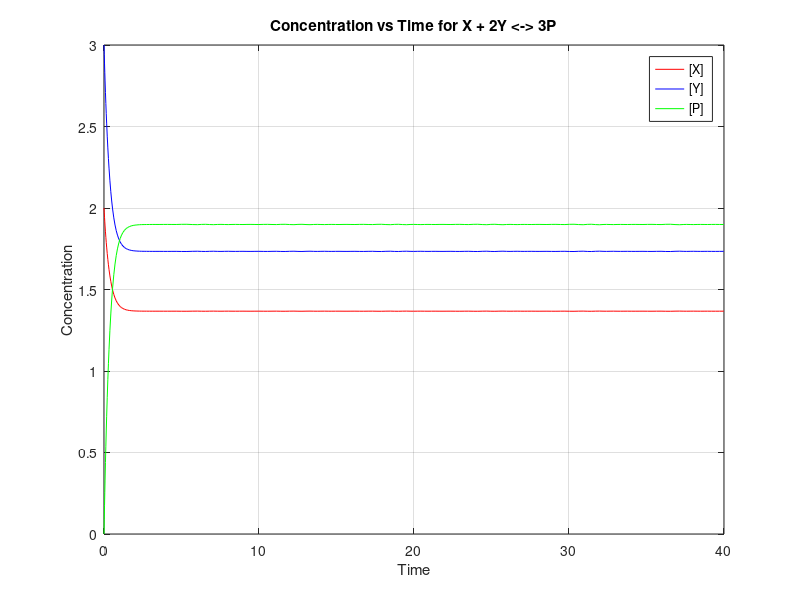

Write the MATLAB code that produced this figure.
%Problem definition
%Simple model which includes a reversible chemical reaction between X + 2Y <-> 3P
%Rate constant are given and time for simulation is given along with Initial concentrations of X and Y.
%Differential equations are written with repsect to rate of chnage of X and Y and given as follows. (Written by me)

% Define parameters
k_f = 0.1; % Forward reaction rate constant
k_r = 0.06; % Reverse reaction rate constant

% Initial concentrations
X0 = 2.0; % Initial concentration of X
Y0 = 3.0; % Initial concentration of Y
P0 = 0.0; % Initial concentration of P

% Time span for the simulation
t_span = [0 40]; % Time in arbitrary units

% Define the ODE system
reaction_ode = @(t, C) [
    % d[X]/dt
    -k_f * C(1) * C(2)^2 + k_r * C(3)^3;
    
    % d[Y]/dt
    -2 * k_f * C(1) * C(2)^2 + 2 * k_r * C(3)^3;
    
    % d[P]/dt
    3 * k_f * C(1) * C(2)^2 - 3 * k_r * C(3)^3
];

% Initial concentrations vector
C0 = [X0; Y0; P0];

% Solve the ODE system
[t, C] = ode45(reaction_ode, t_span, C0);

% Extract results
X = C(:, 1); % Concentration of X
Y = C(:, 2); % Concentration of Y
P = C(:, 3); % Concentration of P

% Plot the results
figure;
plot(t, X, '-r', 'DisplayName', '[X]');
hold on;
plot(t, Y, '-b', 'DisplayName', '[Y]');
plot(t, P, '-g', 'DisplayName', '[P]');
xlabel('Time');
ylabel('Concentration');
title('Concentration vs Time for X + 2Y <-> 3P');
legend('show');
grid on;
